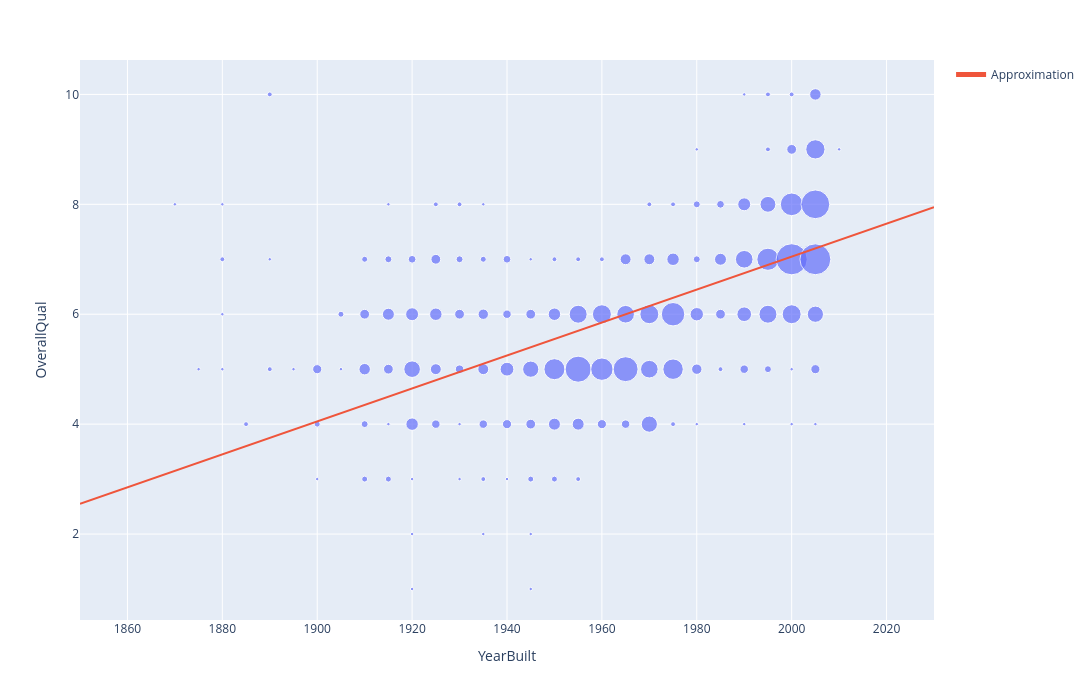

The code cell stored with this chart in its notebook:
### Markdown cell above
### Hipoteza 2: Im młodszy budynek tym lepsza jest jego całościowa jakość

### Code cell
print(f'\nKorelacja roku wybudowania z jakością budynku: {df['YearBuilt'].corr(df['OverallQual']):.3f}\n')

fig = plot_with_counts(round_col(df, 'YearBuilt', 5), 'YearBuilt', 'OverallQual')
x = np.linspace(1850, 2030, 50)
fig.add_trace(go.Scatter(x=x, y=3/100 * (x - 1765), name='Approximation'))
fig

### Figure 1 — Plotly figure (JSON) as saved in the notebook; plotly's stock layout.template omitted (floating-point values rounded to 4 significant figures; data arrays with more than 128 entries replaced by an {"elided": "..."} marker saying what was removed)
{"data": [{"hovertemplate": "YearBuilt=%{x}<br>OverallQual=%{y}<br>count=%{marker.size}<extra></extra>", "legendgroup": "", "marker": {"color": "#636efa", "size": {"elided": "129 int values"}, "sizemode": "area", "sizeref": 0.1674, "symbol": "circle"}, "mode": "markers", "name": "", "orientation": "v", "showlegend": false, "type": "scatter", "x": {"elided": "129 int values"}, "xaxis": "x", "y": {"elided": "129 int values"}, "yaxis": "y"}, {"name": "Approximation", "type": "scatter", "x": [1850.0, 1854.0, 1857.0, 1861.0, 1865.0, 1868.0, 1872.0, 1876.0, 1879.0, 1883.0, 1887.0, 1890.0, 1894.0, 1898.0, 1901.0, 1905.0, 1909.0, 1912.0, 1916.0, 1920.0, 1923.0, 1927.0, 1931.0, 1934.0, 1938.0, 1942.0, 1946.0, 1949.0, 1953.0, 1957.0, 1960.0, 1964.0, 1968.0, 1971.0, 1975.0, 1979.0, 1982.0, 1986.0, 1990.0, 1993.0, 1997.0, 2001.0, 2004.0, 2008.0, 2012.0, 2015.0, 2019.0, 2023.0, 2026.0, 2030.0], "y": [2.55, 2.66, 2.77, 2.881, 2.991, 3.101, 3.211, 3.321, 3.432, 3.542, 3.652, 3.762, 3.872, 3.983, 4.093, 4.203, 4.313, 4.423, 4.534, 4.644, 4.754, 4.864, 4.974, 5.085, 5.195, 5.305, 5.415, 5.526, 5.636, 5.746, 5.856, 5.966, 6.077, 6.187, 6.297, 6.407, 6.517, 6.628, 6.738, 6.848, 6.958, 7.068, 7.179, 7.289, 7.399, 7.509, 7.619, 7.73, 7.84, 7.95]}], "layout": {"height": 700, "legend": {"itemsizing": "constant", "tracegroupgap": 0}, "margin": {"t": 60}, "width": 1400, "xaxis": {"anchor": "y", "domain": [0, 1], "title": {"text": "YearBuilt"}}, "yaxis": {"anchor": "x", "domain": [0, 1], "title": {"text": "OverallQual"}}}}
